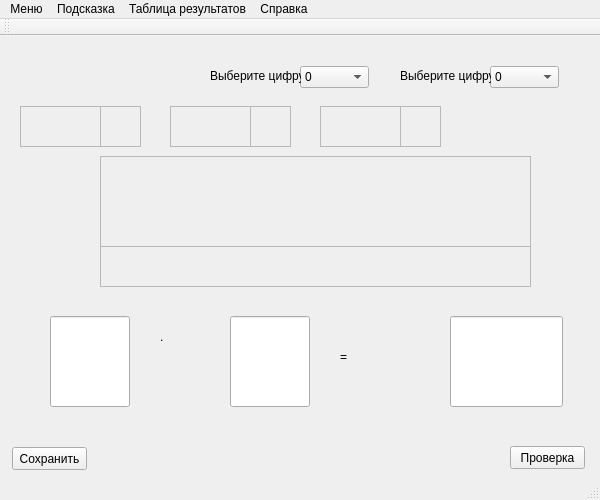
<?xml version="1.0" encoding="UTF-8"?>
<ui version="4.0">
 <class>MainWindow</class>
 <widget class="QMainWindow" name="MainWindow">
  <property name="geometry">
   <rect>
    <x>0</x>
    <y>0</y>
    <width>600</width>
    <height>500</height>
   </rect>
  </property>
  <property name="mouseTracking">
   <bool>false</bool>
  </property>
  <property name="windowTitle">
   <string>Тренажер по таблице умножения</string>
  </property>
  <property name="windowIcon">
   <iconset>
    <normaloff>../build-multiplication-Desktop_Qt_5_10_0_MinGW_32bit-Debug/png-clipart-check-mark-computer-icons-blue-check-mark-blue-text.png</normaloff>../build-multiplication-Desktop_Qt_5_10_0_MinGW_32bit-Debug/png-clipart-check-mark-computer-icons-blue-check-mark-blue-text.png</iconset>
  </property>
  <property name="documentMode">
   <bool>false</bool>
  </property>
  <property name="dockNestingEnabled">
   <bool>false</bool>
  </property>
  <widget class="QWidget" name="centralWidget">
   <widget class="QLineEdit" name="lineEdit">
    <property name="geometry">
     <rect>
      <x>450</x>
      <y>280</y>
      <width>113</width>
      <height>91</height>
     </rect>
    </property>
    <property name="styleSheet">
     <string notr="true">font: 48pt &quot;MS Shell Dlg 2&quot;;</string>
    </property>
   </widget>
   <widget class="QLineEdit" name="lineEdit_2">
    <property name="geometry">
     <rect>
      <x>50</x>
      <y>280</y>
      <width>80</width>
      <height>91</height>
     </rect>
    </property>
    <property name="whatsThis">
     <string>&lt;html&gt;&lt;head/&gt;&lt;body&gt;&lt;p align=&quot;center&quot;&gt;&lt;br/&gt;&lt;/p&gt;&lt;/body&gt;&lt;/html&gt;</string>
    </property>
    <property name="styleSheet">
     <string notr="true">font: 48pt &quot;MS Shell Dlg 2&quot;;</string>
    </property>
   </widget>
   <widget class="QLineEdit" name="lineEdit_3">
    <property name="geometry">
     <rect>
      <x>230</x>
      <y>280</y>
      <width>80</width>
      <height>91</height>
     </rect>
    </property>
    <property name="whatsThis">
     <string>&lt;html&gt;&lt;head/&gt;&lt;body&gt;&lt;p align=&quot;center&quot;&gt;&lt;br/&gt;&lt;/p&gt;&lt;/body&gt;&lt;/html&gt;</string>
    </property>
    <property name="styleSheet">
     <string notr="true">font: 48pt &quot;MS Shell Dlg 2&quot;;</string>
    </property>
   </widget>
   <widget class="QLabel" name="label">
    <property name="geometry">
     <rect>
      <x>160</x>
      <y>260</y>
      <width>41</width>
      <height>81</height>
     </rect>
    </property>
    <property name="styleSheet">
     <string notr="true">font: 72pt &quot;MS Shell Dlg 2&quot;;</string>
    </property>
    <property name="text">
     <string>.</string>
    </property>
   </widget>
   <widget class="QLabel" name="label_2">
    <property name="geometry">
     <rect>
      <x>340</x>
      <y>290</y>
      <width>71</width>
      <height>61</height>
     </rect>
    </property>
    <property name="styleSheet">
     <string notr="true">font: 72pt &quot;MS Shell Dlg 2&quot;;</string>
    </property>
    <property name="text">
     <string>=</string>
    </property>
   </widget>
   <widget class="QTextEdit" name="textEdit">
    <property name="enabled">
     <bool>false</bool>
    </property>
    <property name="geometry">
     <rect>
      <x>100</x>
      <y>120</y>
      <width>431</width>
      <height>91</height>
     </rect>
    </property>
    <property name="styleSheet">
     <string notr="true">font: 16pt &quot;MS Shell Dlg 2&quot;;</string>
    </property>
   </widget>
   <widget class="QTextEdit" name="textEdit_2">
    <property name="enabled">
     <bool>false</bool>
    </property>
    <property name="geometry">
     <rect>
      <x>20</x>
      <y>70</y>
      <width>81</width>
      <height>41</height>
     </rect>
    </property>
   </widget>
   <widget class="QTextEdit" name="textEdit_3">
    <property name="enabled">
     <bool>false</bool>
    </property>
    <property name="geometry">
     <rect>
      <x>100</x>
      <y>70</y>
      <width>41</width>
      <height>41</height>
     </rect>
    </property>
   </widget>
   <widget class="QTextEdit" name="textEdit_4">
    <property name="enabled">
     <bool>false</bool>
    </property>
    <property name="geometry">
     <rect>
      <x>170</x>
      <y>70</y>
      <width>81</width>
      <height>41</height>
     </rect>
    </property>
   </widget>
   <widget class="QTextEdit" name="textEdit_5">
    <property name="enabled">
     <bool>false</bool>
    </property>
    <property name="geometry">
     <rect>
      <x>250</x>
      <y>70</y>
      <width>41</width>
      <height>41</height>
     </rect>
    </property>
   </widget>
   <widget class="QTextEdit" name="textEdit_6">
    <property name="enabled">
     <bool>false</bool>
    </property>
    <property name="geometry">
     <rect>
      <x>320</x>
      <y>70</y>
      <width>81</width>
      <height>41</height>
     </rect>
    </property>
   </widget>
   <widget class="QTextEdit" name="textEdit_7">
    <property name="enabled">
     <bool>false</bool>
    </property>
    <property name="geometry">
     <rect>
      <x>400</x>
      <y>70</y>
      <width>41</width>
      <height>41</height>
     </rect>
    </property>
   </widget>
   <widget class="QTextEdit" name="textEdit_8">
    <property name="enabled">
     <bool>false</bool>
    </property>
    <property name="geometry">
     <rect>
      <x>100</x>
      <y>210</y>
      <width>431</width>
      <height>41</height>
     </rect>
    </property>
    <property name="styleSheet">
     <string notr="true">font: 16pt &quot;MS Shell Dlg 2&quot;;</string>
    </property>
   </widget>
   <widget class="QPushButton" name="pushButton_2">
    <property name="geometry">
     <rect>
      <x>12</x>
      <y>411</y>
      <width>75</width>
      <height>23</height>
     </rect>
    </property>
    <property name="text">
     <string>Сохранить</string>
    </property>
   </widget>
   <widget class="QComboBox" name="comboBox">
    <property name="geometry">
     <rect>
      <x>300</x>
      <y>30</y>
      <width>69</width>
      <height>22</height>
     </rect>
    </property>
    <item>
     <property name="text">
      <string>0</string>
     </property>
    </item>
    <item>
     <property name="text">
      <string>1</string>
     </property>
    </item>
    <item>
     <property name="text">
      <string>2</string>
     </property>
    </item>
    <item>
     <property name="text">
      <string>3</string>
     </property>
    </item>
    <item>
     <property name="text">
      <string>4</string>
     </property>
    </item>
    <item>
     <property name="text">
      <string>5</string>
     </property>
    </item>
    <item>
     <property name="text">
      <string>6</string>
     </property>
    </item>
    <item>
     <property name="text">
      <string>7</string>
     </property>
    </item>
    <item>
     <property name="text">
      <string>8</string>
     </property>
    </item>
    <item>
     <property name="text">
      <string>9</string>
     </property>
    </item>
    <item>
     <property name="text">
      <string>10</string>
     </property>
    </item>
   </widget>
   <widget class="QPushButton" name="pushButton">
    <property name="geometry">
     <rect>
      <x>510</x>
      <y>410</y>
      <width>75</width>
      <height>23</height>
     </rect>
    </property>
    <property name="text">
     <string>Проверка</string>
    </property>
   </widget>
   <widget class="QLabel" name="label_3">
    <property name="geometry">
     <rect>
      <x>210</x>
      <y>30</y>
      <width>91</width>
      <height>20</height>
     </rect>
    </property>
    <property name="text">
     <string>Выберите цифру</string>
    </property>
   </widget>
   <widget class="QComboBox" name="comboBox_2">
    <property name="geometry">
     <rect>
      <x>490</x>
      <y>30</y>
      <width>69</width>
      <height>22</height>
     </rect>
    </property>
    <item>
     <property name="text">
      <string>0</string>
     </property>
    </item>
    <item>
     <property name="text">
      <string>1</string>
     </property>
    </item>
    <item>
     <property name="text">
      <string>2</string>
     </property>
    </item>
    <item>
     <property name="text">
      <string>3</string>
     </property>
    </item>
    <item>
     <property name="text">
      <string>4</string>
     </property>
    </item>
    <item>
     <property name="text">
      <string>5</string>
     </property>
    </item>
    <item>
     <property name="text">
      <string>6</string>
     </property>
    </item>
    <item>
     <property name="text">
      <string>7</string>
     </property>
    </item>
    <item>
     <property name="text">
      <string>8</string>
     </property>
    </item>
    <item>
     <property name="text">
      <string>9</string>
     </property>
    </item>
    <item>
     <property name="text">
      <string>10</string>
     </property>
    </item>
   </widget>
   <widget class="QLabel" name="label_4">
    <property name="geometry">
     <rect>
      <x>400</x>
      <y>30</y>
      <width>91</width>
      <height>20</height>
     </rect>
    </property>
    <property name="text">
     <string>Выберите цифру</string>
    </property>
   </widget>
   <widget class="QWidget" name="">
    <property name="geometry">
     <rect>
      <x>20</x>
      <y>10</y>
      <width>551</width>
      <height>19</height>
     </rect>
    </property>
    <layout class="QHBoxLayout" name="horizontalLayout">
     <item>
      <widget class="QRadioButton" name="radioButton_1">
       <property name="text">
        <string>Случайные примеры</string>
       </property>
      </widget>
     </item>
     <item>
      <widget class="QRadioButton" name="radioButton_2">
       <property name="enabled">
        <bool>true</bool>
       </property>
       <property name="text">
        <string>Примеры на какую цифру</string>
       </property>
       <property name="checkable">
        <bool>true</bool>
       </property>
      </widget>
     </item>
     <item>
      <widget class="QRadioButton" name="radioButton_3">
       <property name="mouseTracking">
        <bool>true</bool>
       </property>
       <property name="text">
        <string>Примеры до какой цифры</string>
       </property>
       <property name="checkable">
        <bool>true</bool>
       </property>
      </widget>
     </item>
    </layout>
   </widget>
  </widget>
  <widget class="QMenuBar" name="menuBar">
   <property name="geometry">
    <rect>
     <x>0</x>
     <y>0</y>
     <width>600</width>
     <height>21</height>
    </rect>
   </property>
   <property name="defaultUp">
    <bool>false</bool>
   </property>
   <property name="nativeMenuBar">
    <bool>true</bool>
   </property>
   <widget class="QMenu" name="menu">
    <property name="title">
     <string>Меню</string>
    </property>
    <addaction name="action"/>
    <addaction name="action_3"/>
   </widget>
   <widget class="QMenu" name="menu_2">
    <property name="title">
     <string>Подсказка</string>
    </property>
    <addaction name="action_2"/>
   </widget>
   <widget class="QMenu" name="menu_3">
    <property name="title">
     <string>Справка</string>
    </property>
    <addaction name="action_4"/>
   </widget>
   <widget class="QMenu" name="menu_4">
    <property name="title">
     <string>Таблица результатов</string>
    </property>
    <addaction name="action_5"/>
   </widget>
   <addaction name="menu"/>
   <addaction name="menu_2"/>
   <addaction name="menu_4"/>
   <addaction name="menu_3"/>
  </widget>
  <widget class="QToolBar" name="mainToolBar">
   <attribute name="toolBarArea">
    <enum>TopToolBarArea</enum>
   </attribute>
   <attribute name="toolBarBreak">
    <bool>false</bool>
   </attribute>
  </widget>
  <widget class="QStatusBar" name="statusBar"/>
  <action name="action_2">
   <property name="text">
    <string>Посмотреть подсказку</string>
   </property>
  </action>
  <action name="action">
   <property name="text">
    <string>Выход</string>
   </property>
  </action>
  <action name="action_3">
   <property name="text">
    <string>Авторы</string>
   </property>
  </action>
  <action name="action_4">
   <property name="text">
    <string>Посмотреть справку</string>
   </property>
  </action>
  <action name="action_5">
   <property name="text">
    <string>Посмотреть результаты</string>
   </property>
  </action>
 </widget>
 <layoutdefault spacing="6" margin="11"/>
 <resources/>
 <connections/>
</ui>
